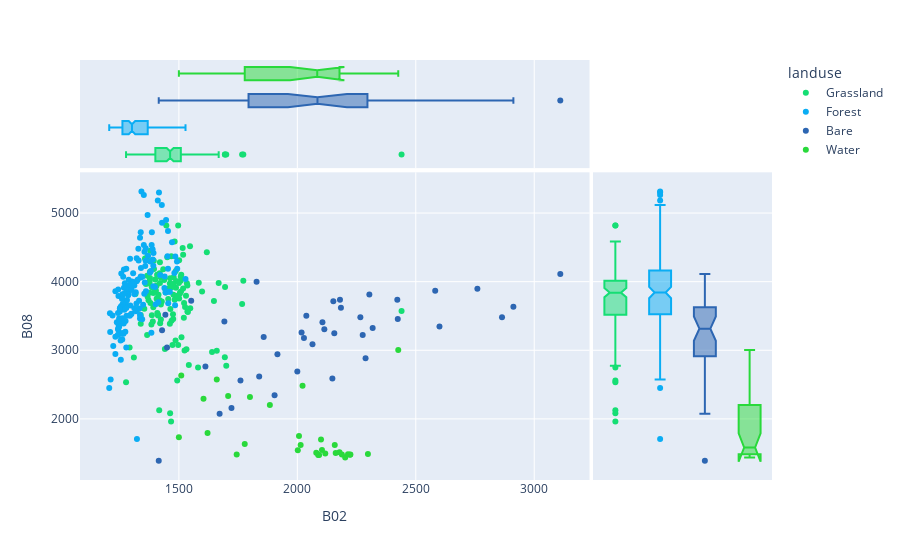

Notebook cell for this chart:
### Markdown cell above
The next step is to plot the landuse classes in as a function of the different bands. You can chage the colors of the points if you want. You can find the colors [here](https://community.plotly.com/t/plotly-colours-list/11730/3)

### Code cell
# Get bands
band_x_axis = X[:,0]
band_y_axis = X[:,3]

# Make list with landuse classes and colors to be used in plot
landuse_classes_names_array = []
for landuse_class in sample_areas_array[(sample_areas_array > 0)]:
   landuse_classes_names_array.append(inv_class_dict[landuse_class])
   
# Make a Pandas dataframe
df = pd.DataFrame({'x':band_x_axis, 'y':band_y_axis, 'landuse':landuse_classes_names_array})

# Plot
fig = px.scatter(df, x="x", y="y", color='landuse', marginal_x='box', marginal_y='box', category_orders={"landuse": landuse_classes_list}, color_discrete_sequence=landuse_colors_list, labels = {"x" : "B02", "y" : "B08", })
fig.show()

### Figure 1 — Plotly figure (JSON) as saved in the notebook; plotly's stock layout.template omitted (floating-point values rounded to 4 significant figures; data arrays with more than 128 entries replaced by an {"elided": "..."} marker saying what was removed)
{"data": [{"hovertemplate": "landuse=Grassland<br>B02=%{x}<br>B08=%{y}<extra></extra>", "legendgroup": "Grassland", "marker": {"color": "#15DE74", "symbol": "circle"}, "mode": "markers", "name": "Grassland", "orientation": "v", "showlegend": true, "type": "scatter", "x": {"elided": "133 int values"}, "xaxis": "x", "y": {"elided": "133 int values"}, "yaxis": "y"}, {"alignmentgroup": "True", "hovertemplate": "landuse=Grassland<br>B02=%{x}<extra></extra>", "legendgroup": "Grassland", "marker": {"color": "#15DE74", "symbol": "circle"}, "name": "Grassland", "notched": true, "offsetgroup": "Grassland", "showlegend": false, "type": "box", "x": {"elided": "133 int values"}, "xaxis": "x3", "yaxis": "y3"}, {"alignmentgroup": "True", "hovertemplate": "landuse=Grassland<br>B08=%{y}<extra></extra>", "legendgroup": "Grassland", "marker": {"color": "#15DE74", "symbol": "circle"}, "name": "Grassland", "notched": true, "offsetgroup": "Grassland", "showlegend": false, "type": "box", "xaxis": "x2", "y": {"elided": "133 int values"}, "yaxis": "y2"}, {"hovertemplate": "landuse=Forest<br>B02=%{x}<br>B08=%{y}<extra></extra>", "legendgroup": "Forest", "marker": {"color": "#0AADF4", "symbol": "circle"}, "mode": "markers", "name": "Forest", "orientation": "v", "showlegend": true, "type": "scatter", "x": {"elided": "149 int values"}, "xaxis": "x", "y": {"elided": "149 int values"}, "yaxis": "y"}, {"alignmentgroup": "True", "hovertemplate": "landuse=Forest<br>B02=%{x}<extra></extra>", "legendgroup": "Forest", "marker": {"color": "#0AADF4", "symbol": "circle"}, "name": "Forest", "notched": true, "offsetgroup": "Forest", "showlegend": false, "type": "box", "x": {"elided": "149 int values"}, "xaxis": "x3", "yaxis": "y3"}, {"alignmentgroup": "True", "hovertemplate": "landuse=Forest<br>B08=%{y}<extra></extra>", "legendgroup": "Forest", "marker": {"color": "#0AADF4", "symbol": "circle"}, "name": "Forest", "notched": true, "offsetgroup": "Forest", "showlegend": false, "type": "box", "xaxis": "x2", "y": {"elided": "149 int values"}, "yaxis": "y2"}, {"hovertemplate": "landuse=Bare<br>B02=%{x}<br>B08=%{y}<extra></extra>", "legendgroup": "Bare", "marker": {"color": "#2D66B2", "symbol": "circle"}, "mode": "markers", "name": "Bare", "orientation": "v", "showlegend": true, "type": "scatter", "x": [2156, 2152, 1552, 2422, 2180, 1429, 2184, 2038, 2582, 1443, 2106, 2288, 1858, 2912, 2760, 2304, 1415, 1672, 1450, 1828, 3110, 2276, 1760, 1904, 2864, 1839, 2000, 2600, 2148, 2114, 2266, 1692, 2318, 1612, 1722, 2028, 2018, 2424, 2064, 1916], "xaxis": "x", "y": [3248, 3713, 3723, 3736, 3735, 3292, 3618, 3502, 3866, 3516, 3410, 2882, 3192, 3634, 3896, 3813, 1388, 2073, 3041, 4000, 4110, 3222, 2558, 2346, 3481, 2616, 2690, 3346, 2587, 3306, 3483, 3420, 3324, 2762, 2160, 3178, 3260, 3454, 3087, 2941], "yaxis": "y"}, {"alignmentgroup": "True", "hovertemplate": "landuse=Bare<br>B02=%{x}<extra></extra>", "legendgroup": "Bare", "marker": {"color": "#2D66B2", "symbol": "circle"}, "name": "Bare", "notched": true, "offsetgroup": "Bare", "showlegend": false, "type": "box", "x": [2156, 2152, 1552, 2422, 2180, 1429, 2184, 2038, 2582, 1443, 2106, 2288, 1858, 2912, 2760, 2304, 1415, 1672, 1450, 1828, 3110, 2276, 1760, 1904, 2864, 1839, 2000, 2600, 2148, 2114, 2266, 1692, 2318, 1612, 1722, 2028, 2018, 2424, 2064, 1916], "xaxis": "x3", "yaxis": "y3"}, {"alignmentgroup": "True", "hovertemplate": "landuse=Bare<br>B08=%{y}<extra></extra>", "legendgroup": "Bare", "marker": {"color": "#2D66B2", "symbol": "circle"}, "name": "Bare", "notched": true, "offsetgroup": "Bare", "showlegend": false, "type": "box", "xaxis": "x2", "y": [3248, 3713, 3723, 3736, 3735, 3292, 3618, 3502, 3866, 3516, 3410, 2882, 3192, 3634, 3896, 3813, 1388, 2073, 3041, 4000, 4110, 3222, 2558, 2346, 3481, 2616, 2690, 3346, 2587, 3306, 3483, 3420, 3324, 2762, 2160, 3178, 3260, 3454, 3087, 2941], "yaxis": "y2"}, {"hovertemplate": "landuse=Water<br>B02=%{x}<br>B08=%{y}<extra></extra>", "legendgroup": "Water", "marker": {"color": "#29D93B", "symbol": "circle"}, "mode": "markers", "name": "Water", "orientation": "v", "showlegend": true, "type": "scatter", "x": [2092, 2088, 2118, 2080, 2162, 1510, 2178, 2298, 2022, 2158, 1604, 2202, 1708, 1660, 2426, 1744, 1778, 1621, 2104, 2100, 2007, 2188, 2224, 2222, 1800, 2014, 2214, 1884, 1500, 2002], "xaxis": "x", "y": [1472, 1473, 1495, 1507, 1501, 2634, 1512, 1487, 2484, 1621, 2293, 1438, 2332, 2574, 3003, 1481, 1633, 1796, 1547, 1698, 1750, 1480, 1480, 1478, 2319, 1619, 1483, 2203, 1731, 1544], "yaxis": "y"}, {"alignmentgroup": "True", "hovertemplate": "landuse=Water<br>B02=%{x}<extra></extra>", "legendgroup": "Water", "marker": {"color": "#29D93B", "symbol": "circle"}, "name": "Water", "notched": true, "offsetgroup": "Water", "showlegend": false, "type": "box", "x": [2092, 2088, 2118, 2080, 2162, 1510, 2178, 2298, 2022, 2158, 1604, 2202, 1708, 1660, 2426, 1744, 1778, 1621, 2104, 2100, 2007, 2188, 2224, 2222, 1800, 2014, 2214, 1884, 1500, 2002], "xaxis": "x3", "yaxis": "y3"}, {"alignmentgroup": "True", "hovertemplate": "landuse=Water<br>B08=%{y}<extra></extra>", "legendgroup": "Water", "marker": {"color": "#29D93B", "symbol": "circle"}, "name": "Water", "notched": true, "offsetgroup": "Water", "showlegend": false, "type": "box", "xaxis": "x2", "y": [1472, 1473, 1495, 1507, 1501, 2634, 1512, 1487, 2484, 1621, 2293, 1438, 2332, 2574, 3003, 1481, 1633, 1796, 1547, 1698, 1750, 1480, 1480, 1478, 2319, 1619, 1483, 2203, 1731, 1544], "yaxis": "y2"}], "layout": {"legend": {"title": {"text": "landuse"}, "tracegroupgap": 0}, "margin": {"t": 60}, "xaxis": {"anchor": "y", "domain": [0, 0.7363], "title": {"text": "B02"}}, "xaxis2": {"anchor": "y2", "domain": [0.7413, 1], "matches": "x2", "showgrid": false, "showline": false, "showticklabels": false, "ticks": ""}, "xaxis3": {"anchor": "y3", "domain": [0, 0.7363], "matches": "x", "showgrid": true, "showticklabels": false}, "xaxis4": {"anchor": "y4", "domain": [0.7413, 1], "matches": "x2", "showgrid": false, "showline": false, "showticklabels": false, "ticks": ""}, "yaxis": {"anchor": "x", "domain": [0, 0.7326], "title": {"text": "B08"}}, "yaxis2": {"anchor": "x2", "domain": [0, 0.7326], "matches": "y", "showgrid": true, "showticklabels": false}, "yaxis3": {"anchor": "x3", "domain": [0.7426, 1], "matches": "y3", "showgrid": false, "showline": false, "showticklabels": false, "ticks": ""}, "yaxis4": {"anchor": "x4", "domain": [0.7426, 1], "matches": "y3", "showgrid": true, "showline": false, "showticklabels": false, "ticks": ""}}}
